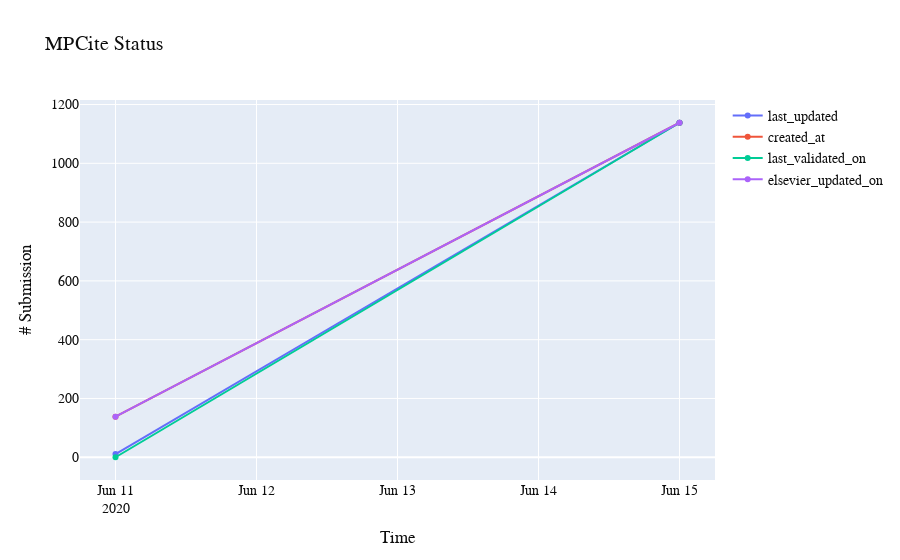

The code cell stored with this chart in its notebook:
### Code cell
until="day"
last_updated = group_datetime_by(oma.doi_store, "last_updated", until).rename(columns={"CC":"last_updated CC"}).drop(["type"], axis=1)
created_at = group_datetime_by(oma.doi_store, "created_at", until).rename(columns={"CC":"created_at CC"}).drop(["type"], axis=1)
last_validated_on = group_datetime_by(oma.doi_store, "last_validated_on", until).rename(columns={"CC":"last_validated_on CC"}).drop(["type"], axis=1)
elsevier_updated_on = group_datetime_by(oma.doi_store, "elsevier_updated_on", until).rename(columns={"CC":"elsevier_updated_on CC"}).drop(["type"], axis=1)

overall = last_updated.merge(created_at, on="date").merge(last_validated_on, on="date", how="left").fillna(value=0).merge(elsevier_updated_on)


fig = go.Figure()
fig.add_trace(go.Scatter(x=overall.date, y=overall["last_updated CC"],
                    mode='lines+markers',
                    name='last_updated'))
fig.add_trace(go.Scatter(x=overall.date, y=overall["created_at CC"],
                    mode='lines+markers',
                    name='created_at'))
fig.add_trace(go.Scatter(x=overall.date, y=overall["last_validated_on CC"],
                    mode='lines+markers',
                    name='last_validated_on'))
fig.add_trace(go.Scatter(x=overall.date, y=overall["elsevier_updated_on CC"],
                    mode='lines+markers',
                    name='elsevier_updated_on'))
fig.update_layout(
    title="MPCite Status",
    xaxis_title="Time",
    yaxis_title="# Submission",
    font=dict(
        family="Franklin Gothic",
        size=14,
        color="#0d0d0d"
    )
)

fig.show()

### Figure 1 — Plotly figure (JSON) as saved in the notebook; plotly's stock layout.template omitted (floating-point values rounded to 4 significant figures)
{"data": [{"mode": "lines+markers", "name": "last_updated", "type": "scatter", "x": ["2020-06-11 ", "2020-06-15 "], "y": [11, 1138]}, {"mode": "lines+markers", "name": "created_at", "type": "scatter", "x": ["2020-06-11 ", "2020-06-15 "], "y": [138, 1138]}, {"mode": "lines+markers", "name": "last_validated_on", "type": "scatter", "x": ["2020-06-11 ", "2020-06-15 "], "y": [0, 1138]}, {"mode": "lines+markers", "name": "elsevier_updated_on", "type": "scatter", "x": ["2020-06-11 ", "2020-06-15 "], "y": [138, 1138]}], "layout": {"font": {"color": "#0d0d0d", "family": "Franklin Gothic", "size": 14}, "title": {"text": "MPCite Status"}, "xaxis": {"title": {"text": "Time"}}, "yaxis": {"title": {"text": "# Submission"}}}}
